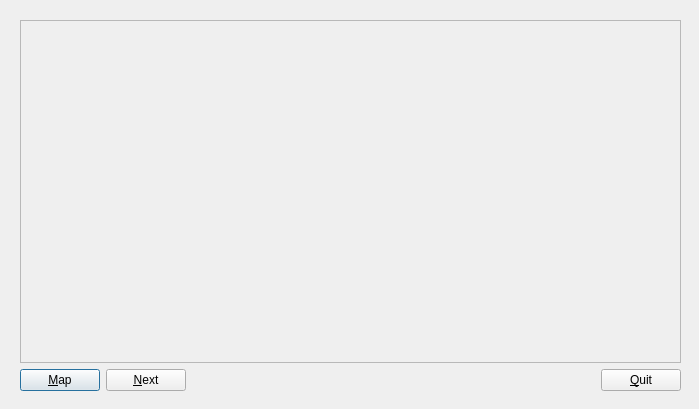
<ui version="4.0" >
 <class>RobotDialog</class>
 <widget class="QDialog" name="RobotDialog" >
  <property name="windowModality" >
   <enum>Qt::NonModal</enum>
  </property>
  <property name="enabled" >
   <bool>true</bool>
  </property>
  <property name="geometry" >
   <rect>
    <x>0</x>
    <y>0</y>
    <width>699</width>
    <height>409</height>
   </rect>
  </property>
  <property name="sizePolicy" >
   <sizepolicy vsizetype="Fixed" hsizetype="Fixed" >
    <horstretch>0</horstretch>
    <verstretch>0</verstretch>
   </sizepolicy>
  </property>
  <property name="windowTitle" >
   <string>Robot Demo</string>
  </property>
  <property name="windowIcon" >
   <iconset>icon/robot.png</iconset>
  </property>
  <property name="sizeGripEnabled" >
   <bool>false</bool>
  </property>
  <property name="modal" >
   <bool>false</bool>
  </property>
  <widget class="QWidget" name="" >
   <property name="geometry" >
    <rect>
     <x>20</x>
     <y>20</y>
     <width>661</width>
     <height>371</height>
    </rect>
   </property>
   <layout class="QVBoxLayout" >
    <item>
     <widget class="QLabel" name="mapView" >
      <property name="cursor" >
       <cursorShape>CrossCursor</cursorShape>
      </property>
      <property name="acceptDrops" >
       <bool>false</bool>
      </property>
      <property name="frameShape" >
       <enum>QFrame::StyledPanel</enum>
      </property>
      <property name="text" >
       <string/>
      </property>
      <property name="scaledContents" >
       <bool>true</bool>
      </property>
      <property name="alignment" >
       <set>Qt::AlignCenter</set>
      </property>
     </widget>
    </item>
    <item>
     <layout class="QHBoxLayout" >
      <item>
       <widget class="QPushButton" name="MapButton" >
        <property name="text" >
         <string>&amp;Map</string>
        </property>
       </widget>
      </item>
      <item>
       <widget class="QPushButton" name="NextButton" >
        <property name="text" >
         <string>&amp;Next</string>
        </property>
       </widget>
      </item>
      <item>
       <spacer>
        <property name="orientation" >
         <enum>Qt::Horizontal</enum>
        </property>
        <property name="sizeHint" >
         <size>
          <width>40</width>
          <height>20</height>
         </size>
        </property>
       </spacer>
      </item>
      <item>
       <widget class="QPushButton" name="QuitButton" >
        <property name="text" >
         <string>&amp;Quit</string>
        </property>
       </widget>
      </item>
     </layout>
    </item>
   </layout>
  </widget>
 </widget>
 <resources/>
 <connections>
  <connection>
   <sender>QuitButton</sender>
   <signal>clicked()</signal>
   <receiver>RobotDialog</receiver>
   <slot>accept()</slot>
   <hints>
    <hint type="sourcelabel" >
     <x>491</x>
     <y>374</y>
    </hint>
    <hint type="destinationlabel" >
     <x>275</x>
     <y>201</y>
    </hint>
   </hints>
  </connection>
 </connections>
</ui>
